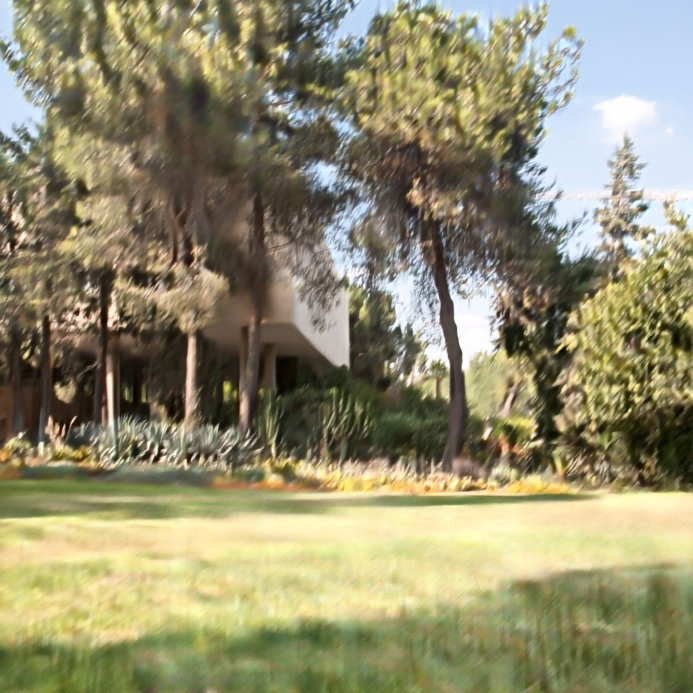
#> input picture mon_image_net.png, 1385 x 1385 px (shown at 1/2 size)
$ python -i kernel_estimation_bis.py   (imports and definitions only)
#> lines starting #> are read from the running program, lines starting #| are printed output that depends on the picture
### code_perso/tv_deconv.py
import numpy as np
from scipy.signal import convolve2d
import scipy


fft = scipy.fft.rfft2
ifft = scipy.fft.irfft2
norm = np.linalg.norm

real = np.real
sin = np.sin
conj = np.conj
pi = np.pi


def pad_images(img, pad_width):
    if img.ndim == 3 and img.shape[2] in (1, 3):
        H, W = img.shape[:2]
    else:
        H, W = img.shape
    padded_img = np.pad(img, ((pad_width, pad_width), (pad_width, pad_width), (0, 0)) if img.ndim == 3 else ((pad_width, pad_width), (pad_width, pad_width)), mode='symmetric')
    return padded_img


def unpad_images(padded_img, pad_width):
    if padded_img.ndim == 3 and padded_img.shape[2] in (1, 3):
        return padded_img[pad_width:-pad_width, pad_width:-pad_width, :]
    else:
        return padded_img[pad_width:-pad_width, pad_width:-pad_width]


def tukey_window(n, alpha=0.5):
    w = np.ones(n)
    edge = int(alpha * n / 2)
    if edge > 0:
        t = np.linspace(0, np.pi, edge)
        w[:edge] = 0.5 * (1 - np.cos(t))
        w[-edge:] = 0.5 * (1 - np.cos(t[::-1]))
    return w

def tapper(img, kernel=None, margin=None):
    if img.ndim == 3 and img.shape[2] in (1, 3):
        H, W = img.shape[:2]
    else:
        H, W = img.shape

    if margin is None:
        margin = max(8, min(H, W) // 10)

    wy = tukey_window(H, alpha=margin / H)
    wx = tukey_window(W, alpha=margin / W)
    window = np.outer(wy, wx).astype(img.dtype, copy=False)


    if kernel is None:
        return (window[..., None] * img) if img.ndim == 3 else (window * img)


    if img.ndim == 2:
        blurred = convolve2d(img, kernel, mode="same", boundary="symm")
        return window * img + (1.0 - window) * blurred
    else:

        out = np.empty_like(img)
        for c in range(img.shape[2]):
            blurred_c = convolve2d(img[:, :, c], kernel, mode="same", boundary="symm")
            out[:, :, c] = window * img[:, :, c] + (1.0 - window) * blurred_c
        return out


def sym_grad(u):
    ux = np.zeros_like(u, dtype=np.float32)
    uy = np.zeros_like(u, dtype=np.float32)

    ux[:, :-1] = u[:, 1:] - u[:, :-1]
    uy[:-1, :] = u[1:, :] - u[:-1, :]

    return ux, uy

def sym_div(px: np.ndarray, py: np.ndarray) -> np.ndarray:
    div = np.zeros_like(px, dtype=np.float32)
    div[:, 0] += px[:, 0]
    div[:, 1:] += px[:, 1:] - px[:, :-1]
    div[0, :] += py[0, :]
    div[1:, :] += py[1:, :] - py[:-1, :]
    return div


# [6 lines left out: function sym_index, not called in this run]

def extended_sym(u):
    left_right = np.concatenate((u, np.fliplr(u)), axis=1)
    return np.concatenate((left_right, np.flipud(left_right)), axis=0)


def d_prob(u, b, gamma):
    ux, uy = sym_grad(u)
    gx, gy = ux +b[0], uy + b[1]
    norm = np.sqrt(gx**2 + gy**2)
    norm_ = np.maximum(norm, 1e-8)
    scale = np.maximum(0, norm - 1/gamma)/norm_
    d = (scale * gx, scale * gy)
    return (ux, uy), (d[0].astype(np.float32, copy=False), d[1].astype(np.float32, copy=False))


def u_prob(v, fft_K, d, b, lamb, gamma, denom, fft_vext):
    N, M = v.shape
    div_db = extended_sym(sym_div(d[0] - b[0], d[1] - b[1]))
    Fphi = fft_K
    num = (lamb / gamma) * (Fphi * fft_vext) - fft(div_db)

    u_new = np.real(ifft(num / denom))
    u_new = u_new[:N, :M]
    u_new = np.clip(u_new, 0, 1)
    return u_new


def extend_kernel(K, shape):
    N, M = shape
    K_ext = np.zeros((N, M), dtype=np.float32)
    kN, kM = K.shape
    K_ext[:kN, :kM] = K
    K_ext = np.roll(K_ext, -(K.shape[0]//2), axis=0)
    K_ext = np.roll(K_ext, -(K.shape[1]//2), axis=1)
    return K_ext/np.sum(K_ext)


def tv_deconv(v, K, lam=1472, gamma = 13, max_iters = 140, tol = None, add_tapping = True):

    if add_tapping:
        v = pad_images(v, pad_width=K.shape[0]).astype(np.float32, copy=False)
        v_in = tapper(v, K)
    else:
        v_in = v

    N, M = v_in.shape
    u = np.zeros((N, M), dtype=np.float32)
    d = (np.zeros((N, M), dtype=np.float32), np.zeros((N, M), dtype=np.float32))
    b = (np.zeros((N, M), dtype=np.float32), np.zeros((N, M), dtype=np.float32))
    K_ = extend_kernel(K, (2*N, 2*M))
    fft_K = fft(K_)
    conj_fft_K = np.conj(fft_K)
    LAP = np.zeros((2*N, 2*M), dtype=np.float32)
    LAP[0, 0] = 4
    LAP[1, 0] = LAP[-1, 0] = LAP[0, 1] = LAP[0, -1] = -1
    FDelta = -np.real(fft(LAP))
    v_ext = extended_sym(v_in)
    fft_vext = fft(v_ext)
    denom = (lam / gamma) * (np.abs(fft_K) ** 2) - FDelta + 1e-8

    if tol is None:
        tol = norm(v_ext)/1e3
    c=0
    for _ in range(max_iters):
        c += 1
        u_prev = u
        u_new = u_prob(v_in,conj_fft_K, d, b, lam, gamma, denom, fft_vext=fft_vext)
        (gx, gy), d_new = d_prob(u_new, b, gamma)
        b = (b[0] + (gx - d_new[0]),
             b[1] + (gy - d_new[1]))

        if norm(u_new - u_prev) < tol:
            break

        u = u_new
        d = d_new
    if add_tapping:
        u = unpad_images(u, pad_width=K.shape[0])
    return u

### code/kernel_estimation_bis.py
from tv_deconv import tv_deconv
import numpy as np
import math
import scipy
import scipy.linalg as la

cos, sin, tan, pi, atan2 = np.cos, np.sin, np.tan, np.pi, np.arctan2

fft2 = scipy.fft.rfft2
ifft2 = scipy.fft.irfft2
real = np.real
conj = np.conj


def get_phase_alea(Mh,s=None):
    if s is None:
        s=Mh
    im=np.random.randn(Mh,Mh)
    #im[s:,:]=0
    #im[:,s:]=0
    return np.angle(np.fft.fft2(im))

def from_module_phase(module, phase):
    return np.real(np.fft.ifft2(module * np.exp(1j * phase)))

def SinglePhaseRetrieval(module,s,Mh=32,alpha=0.95,beta0=0.75,Ninner=300,known=None):
    fft2=np.fft.fft2
    ifft2=np.fft.ifft2
    phg=get_phase_alea(Mh,s)
    modg=module

    if known is None:
        known=np.ones((Mh,Mh))>0
    unknown=(np.vectorize(lambda x: not x))(known)
    modg[unknown]=0
    g=from_module_phase(modg,phg)

    for m in range(Ninner):

        beta=beta0+(1-beta0)*(1-np.exp(-(m/7)**3))
        module_for_reconst=modg.copy()
        module_for_reconst[known]=(alpha*module+(1-alpha)*modg)[known]
        gp=from_module_phase(module_for_reconst,phg)
        mask=(2*gp<g)
        mask[s:,:]=True
        mask[:,s:]=True
        g[mask]=beta*g[mask]+(1-2*beta)*gp[mask]
        invmask=(np.vectorize(lambda x: not x))(mask)
        g[invmask]=gp[invmask]
        fg=fft2(g)
        phg=np.angle(fg)
        modg=abs(fg)
    g[g<0]=0
    g[s:,:]=0
    g[:,s:]=0
    g=g/g.sum()
    g[g<(1/255)]=0
    g/=g.sum()
    return g[:s,:s]

def Dx_Dy(im):
    """ Renvoie deux images de la même taille que im. im est une image en
    niveaux de gris.
    Ce sont les dérivées suivant x et suivant y en utilisant le noyau
    dérivateur spécial """
    d=np.asarray([3,-32,168,-672,0,672,-168,32,-3])/840
    d=d.reshape((1,-1))
    Dx=scipy.signal.convolve2d(im, d,mode='same',boundary='symm')
    Dy=scipy.signal.convolve2d(im, d.T,mode='same',boundary='symm')
    return (Dx,Dy)


def entre_Mpi2_pi2(x):
    pi=np.pi
    y=x%pi
    if y>=pi/2:
        y-=pi
    return y

def liste_thetas_depuis_spectre(N):
    """ Renvoies la liste des thetas telles que pour tout point du
    spectre discret de taille NxN corresponde un angle"""
    if N%2==0:
        tmp=np.concatenate((np.arange(0,N//2+1),np.arange(-N//2+1,0)))
    else:
        tmp=np.concatenate((np.arange(0,(N+1)//2),np.arange(-(N-1)//2,0)))
    tmp=tmp.astype(int)
    X,Y=np.meshgrid(tmp,tmp) # carte des fréquences
    pi=np.pi
    Xs=X.reshape(-1)
    Ys=Y.reshape(-1)
    lt=[]
    c=0
    for k in range(len(Xs)):
        if Xs[k]>=0 and np.gcd(Xs[k],Ys[k])==1:
            c+=1
            an=math.atan2(Ys[k],Xs[k])
            lt.append(entre_Mpi2_pi2(an))
    lt=np.asarray(list(set(lt))) #unique
    lt=np.sort(lt)
    surech=0*lt
    for k in range(len(lt)):
        an=lt[k]
        if abs(an)<pi/4:
            surech[k]=1/cos(abs(an))
        else:
            surech[k]=1/sin(abs(an))
    return lt,surech

# [44 lines left out: function projections_rapide_shear, not called in this run]

def projections_rapide_gradient_shear(DDx,DDy,DDxy,DDyx,thetas,demitaille):
    """ utile les intercorralations de Dx,Dy avec eux même pour calculer
    les projections des autocorrelations du noyau
    """

    L=len(thetas)
    cs=cos(thetas)
    ss=sin(thetas)
    cs2=cs**2
    ss2=ss**2
    csss=cs*ss
    ccs=cs.copy()
    css=ss.copy()
    # modification pour tenir compte du shear
    for m in range(len(thetas)):
        t=thetas[m]
        if abs(t)<=pi/4:
            ccs[m]=1
            css[m]=tan(t)
        else:
            css[m]=1
            ccs[m]=cos(t)/sin(t)


    M,N=DDx.shape
    T=M+N+4
    #le pixel central tombe toujours au même endroit
    poscentre=(T)//2
    kc=M//2
    lc=N//2

    out=np.zeros((L,T))
    outs1=out.reshape(-1)
    vals=np.zeros(L)
    Ls=(T*np.arange(0,L)).astype(int)
    for k in range(M):
        print(k/M*100,'%',end='\r')
        for l in range(N):
            pos=np.round(ccs*(l-lc)+css*(k-kc)).astype(int)+poscentre
            if max(pos)>T-1:
                print('offenders',k,l)
            #print("debug", k,l,DDx.shape)
            vals[:]=cs2*DDx[k,l]+ss2*DDy[k,l]+csss*(DDxy[k,l]+DDyx[k,l])
            #if vals[0]!=DDy[k,l]:
            #    print('Houston we have a problem',k,l,vals[0],DDy[k,l],cs2[0],ss2[0],csss[0])
            outs1[Ls+pos]+=vals
    return (out[:,poscentre-demitaille:poscentre+demitaille+1])

def next_power_2(T):# renvoie la puissance de deux immédiatement supérieure
    return int(2**(np.floor(np.log(T)/np.log(2))+1))

def decoupe(X,A): #decoupe une partie de tableau et la fftshift
    out1=np.concatenate((X[:A+1,-A:],X[:A+1,:A+1]),axis=1)
    out2=np.concatenate((X[-A:,-A:],X[-A:,:A+1]),axis=1)
    out=np.concatenate((out2,out1),axis=0)
    return out
def calcul_correlations_initiales(img,thetas,p):
    """ estime l'autocorrelation du noyau à partir du gradient de l'image
    La deconvolution et le filtrage median sont fait ailleurs"""


    (Dx,Dy)=Dx_Dy(img)
    # calcul des trois correlations
    (a,b)=Dx.shape
    A=next_power_2(2*a)
    B=next_power_2(2*b)
    fDx=fft2(Dx,(A,B))
    fDy=fft2(Dy,(A,B))
    DDx=real(ifft2(abs(fDx)**2))
    DDy=real(ifft2(abs(fDy)**2))
    DDxy= real(ifft2(fDx*conj(fDy)))
    DDyx= real(ifft2(fDy*conj(fDx)))
    DDx=decoupe(DDx,2*p)
    DDy=decoupe(DDy,2*p)
    DDxy=decoupe(DDxy,2*p)
    DDyx=decoupe(DDyx,2*p)


    out=projections_rapide_gradient_shear(DDx,DDy,DDxy,DDyx,thetas,2*p)
    return out


def deconv_intrinsic_blur(corr, alpha=2.1, lam=1e-2):
    _, qp1 = corr.shape
    M = np.zeros((qp1, qp1))
    for k in range(qp1):
        for l in range(qp1):
            M[k,l] = 1.0 / ((abs(k-l)+1)**alpha)
    M /= M[0,:].sum()
    # résoudre (M + λI) x = y, plus stable que inv(M) @ y
    A = M + lam*np.eye(qp1)
    deconv = la.solve(A, corr.T, assume_a='pos', check_finite=False).T

    poscentre = qp1//2
    bad = (deconv[:, poscentre-2:poscentre+2].min(axis=1) < 0)
    deconv[bad] = corr[bad]           # fallback comme avant
    deconv[~bad] = np.maximum(deconv[~bad], 0)  # coupe les petits négatifs résiduels
    return deconv


def initial_support_estimation(tab_corrs,centre,thetas,kappa=30):
    tab_interet=tab_corrs[:,centre:]
    sprime=tab_interet.argmin(axis=1)
    s=(tab_interet.shape[1]-1)*np.ones(tab_interet.shape[0])
    for k in range(tab_interet.shape[0]):
        if sprime[k]<s[k]:
            s[k]=sprime[k]
            for m in range(tab_interet.shape[0]):
                s[m]=min(s[m],\
                                   sprime[k]+\
                                       kappa*abs(thetas[m]-thetas[k]))
    return s

def Estimate_h_correlations(tab_corrs,supports):
    """ si le support est connu, on met à zéro tout ce qui dépasse.
       on enleve R[s] à tout le monde
       on normalise à somme 1"""
    centre=tab_corrs.shape[1]//2
    new_corrs=tab_corrs.copy()
    for k in range(new_corrs.shape[0]):
        sint=int(np.round(supports[k]))
        new_corrs[k,:]-=new_corrs[k,centre+sint]
        new_corrs[k,:centre-sint+1]=0
        new_corrs[k,centre+sint:]=0
        new_corrs[new_corrs<0]=0
        new_corrs[k,:]/=(new_corrs[k,:]).sum()
    # filtrage median circulaire
    taille=int(np.ceil(new_corrs.shape[0]**0.5))
    out=np.zeros(new_corrs.shape)
    #taille=0 # supprier le filtrage
    for k in range(new_corrs.shape[0]):
        if k-taille<0:
            tabmed=np.concatenate((new_corrs[:k+taille,:],new_corrs[k-taille:,:]),axis=0)
        elif k+taille+1>new_corrs.shape[0]:
            tabmed=np.concatenate((new_corrs[k-taille:,:],\
                                   new_corrs[:((k+taille+1)%new_corrs.shape[0]),:]),axis=0)
        else:
            tabmed=new_corrs[k-taille:k+taille+1,:]
        out[k,:]=np.median(tabmed,axis=0)
    return out


# [22 lines left out: function Restimation_supports_noyau, not called in this run]


def calcul_indices_passage_corr_power_spectrum_kernel(N,sc,thetas):
    """Calcule des indices tels que
     f=fft_corr[indices]
     donnera dans f le power spectrum de taille NxN en shape (-1)
     du noyau. fft_corr est la trasnformée de Fourier des correlations
     (en shape(-1)).
     sc est un couple
     thetas sont les angles choisis pour la correlation
     Ce calcul d'indices est fait une fois pour toute pour tous les calculs.
     N : fft2 du noyau doit etre de forme carree NxN
    """


    _,w=sc

    if N%2==0:
        tmp=np.concatenate((np.arange(0,N//2+1),np.arange(-N//2+1,0)))
    else:
        tmp=np.concatenate((np.arange(0,(N+1)//2),np.arange(-(N-1)//2,0)))
    [XX,YY]=np.meshgrid(tmp/N,tmp/N) # les frequences
    #angle=np.empty(XX.shape,dtype=np.float32)
    numligne=np.empty(XX.shape,dtype=int)
    posdansligne=np.empty(XX.shape,dtype=int)
    indexs=np.zeros(N*N,dtype=int)
    for k in range(XX.shape[0]):
        for l in range(XX.shape[1]):
            angle=entre_Mpi2_pi2( atan2(YY[k,l],XX[k,l]))
            # [4 lines of commented-out code are left out]
            numligne[k,l]=abs(thetas-angle).argmin()
            #if abs(thetas-angle).min()>0.001:
            #    print ('probleme')
            d=(XX[k,l]**2+YY[k,l]**2)**0.5
            if abs(thetas[numligne[k,l]])<pi/4:
                maxd=1/cos(abs(thetas[numligne[k,l]]))
            else:
                maxd=1/sin(abs(thetas[numligne[k,l]]))
            posdansligne[k,l]=min(int(np.round(d/maxd*w)),w//2)

            indexs[k*N+l]=numligne[k,l]*w+posdansligne[k,l]
    return indexs,numligne,posdansligne

def spectre_puissance_depuis_corrs(tab_corrs, N, indexs):
    """ Transforme des corrélations en spectre de puissance (NxN)
        en utilisant des indices précalculés : indexs doit pointer
        dans un tableau aplati de taille h*w.
    """
    h, w = tab_corrs.shape
    center = (w - 1) // 2

    # zero-padding / recentrage sur largeur w (PAS N)
    tmp = np.zeros((h, w))
    tmp[:, :center+1] = tab_corrs[:, center:]     # [centre..fin] → début
    tmp[:, -center:]  = tab_corrs[:, :center]     # [0..centre-1] → fin

    # FFT 1D sur l’axe des colonnes (longueur = w)
    fcorr = np.fft.fft(tmp, axis=1)               # shape = (h, w)

    out = np.zeros((N, N))

    # Aplats & sécurités
    fcorrs1 = fcorr.reshape(-1, order='C')        # taille = h*w
    outs1   = out.reshape(-1,   order='C')        # taille = N*N

    # Garde-fous utiles
    assert indexs.dtype.kind in 'iu', "indexs doit être entier"
    assert indexs.size == outs1.size, f"indexs.size={indexs.size} != N*N={N*N}"
    assert indexs.max() < fcorrs1.size, f"indexs.max()={indexs.max()} >= h*w={h*w}"

    outs1[:] = np.real(fcorrs1[indexs])
    outs1[outs1 < 0] = 0
    return out

def convol_carre(im,taille):
    """covole tres rapidement contre un carre"""
    im=im.cumsum(axis=0)
    im=im[taille:,:]-im[:-taille,:]
    im=im.cumsum(axis=1)
    im=im[:,taille:]-im[:,:-taille]
    return im

def calcul_variances_patchs(img,taille):
    """Renvoie une image des variances des patchs de taille=taille X taille
    La sortie de cette fonction permet de trouver dez petites zones dans
    l'image sur lesquels tester la deconvolution"""
    imgmoy=convol_carre(img,taille)/(taille**2)
    imgvar=convol_carre(img**2,taille)
    imgvar=imgvar-(imgmoy**2)*(taille**2)
    return imgvar

def Propose_patch_haute_variance(Varianceimage,img,taille):
    h,w=Varianceimage.shape
    xs=np.random.randint(0,high=w,size=10)
    ys=np.random.randint(0,high=h,size=10)
    pos=Varianceimage.reshape(-1)[xs+ys*w].argmax()
    print(xs[pos],ys[pos])
    return img[ys[pos]:ys[pos]+taille,xs[pos]:xs[pos]+taille].copy()

def score_restau(im): # utilisée pour comparer des resultats de deconvolution
    # entre eux.
    dx=im[:-1,1:]-im[:-1,:-1]
    dy=im[1:,:-1]-im[:-1,:-1]
    n=((dx**2)+(dy**2))**0.5
    return n.sum()/(((n**2).sum())**0.5)


def estime_noyau(img,p=25,Nouter=3,Ntries=30,Ninner=300,\
                 verbose=True):
    taille_patch=150
    imgvars=calcul_variances_patchs(img,taille_patch)
    Nspectrenoyau=4*p+1
    thetas,_=liste_thetas_depuis_spectre(Nspectrenoyau)
    Nthetas=thetas.shape[0]
    indexs,_,_=calcul_indices_passage_corr_power_spectrum_kernel(Nspectrenoyau,(Nthetas,4*p+1),thetas)
    #calcul des autocorrelations de projections du gradient suivant theta
    # sur l'axe theta
    cinit=calcul_correlations_initiales(img,thetas,p)
    # Deconvoluer légèrement les autocorrélations pour suppprimer un
    # "flou intrinsèque
    cdeconv=deconv_intrinsic_blur(cinit)
    # Calcul des supports initiaux
    supports=initial_support_estimation(cdeconv,2*p,thetas,kappa=30)
    # En déduire les autocorrélations puis le spectre de puissance de h
    hpower=Estimate_h_correlations(cdeconv,supports)
    H2=spectre_puissance_depuis_corrs(hpower,Nspectrenoyau,indexs)
    # if verbose:
    #     viewimage(fftshift(H2),titre='densite_spectrale_de_puissance')
    #     g=SinglePhaseRetrieval(H2, p,Mh=Nspectrenoyau,Ninner=Ninner)
    #     viewimage(g,titre='premier_noyau_estime')
    #     print('temps totale de la première phase', time.time()-t0)
    # boucle pour affiner le noyau
    # Seul le support induit par le noyau amélioré est utilisé.
    # On suppose que trois itération de cette boucle suffisent pour atteindre
    # l'optimum de ce que peut faire la méthode
    # on va quand meme stocker tous les trois noyaux dans une liste
    gbests=[]
    for m in range(Nouter):
        new_corrs=Estimate_h_correlations(cdeconv,supports)
        H2=spectre_puissance_depuis_corrs(new_corrs,Nspectrenoyau,indexs)
        cbest=None
        P=Propose_patch_haute_variance(imgvars,img,taille_patch)
        for k in range(Ntries):
            if verbose:
                print('boucle numéro',m, 'essai',k, 'sur ', Ntries)
            g=SinglePhaseRetrieval(abs(H2)**0.5,p,Mh=Nspectrenoyau)
            if (p//2)*2==p:

                gdeconv=np.zeros((p+1,p+1))
                gdeconv[:p,:p]=g
            else:
                gdeconv=g

            tmpim=tv_deconv(P,gdeconv, lam=1000,gamma=5,max_iters=40)[0]
            c=score_restau(tmpim)

            if verbose:
                print('score',c)
            if cbest is None or c<cbest:
                gbest=g.copy()
                cbest=c
            g=np.fliplr(np.flipud(g))
            if (p//2)*2==p:
                gdeconv=np.zeros((p+1,p+1))
                gdeconv[:p,:p]=g
            else:
                gdeconv=g

            tmpim=tv_deconv(P,gdeconv,lam=1000,gamma=5,max_iters=40)[0]
            c=score_restau(tmpim)
            if verbose:
                print('score flip',c)
            if c<cbest:
                gbest=g.copy()
                cbest=c
        supports=Restimation_supports_noyau(gbest,p,thetas,ratio=0.05)
        # if verbose:
        #     viewimage(gbest,titre='tentative'+str(m))
        #     print('temps total de la boucle numéro',m ,'est ',time.time()-t0)
        gbests.append(gbest)
    return gbest,gbests


# [15 lines left out: function centrer_le_noyau, not called in this run]

>>> import cv2
>>> picture = cv2.imread('../mon_image_net.png', cv2.IMREAD_GRAYSCALE)
#> picture: shape (1385, 1385); min 2, max 255, mean 138.8
>>> result = estime_noyau(picture)
#> in calcul_variances_patchs, `imgvar=imgvar-(imgmoy**2)*(taille**2)`:
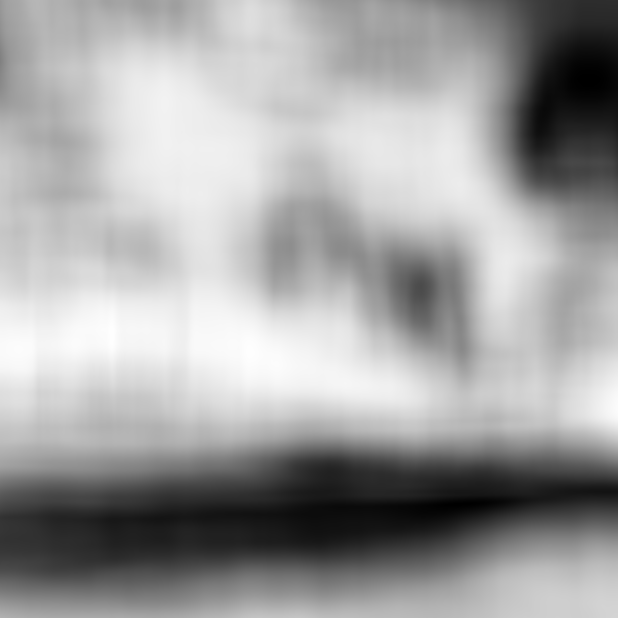
#> imgvar: shape (1235, 1235) float64 (shown at 1/2 size); min -1.21e+09, max -46911724.9, mean -474092097.4; drawn with min black and max white
#> in Dx_Dy, `Dy=scipy.signal.convolve2d(im, d.T,mode='same',boundary='symm')`:
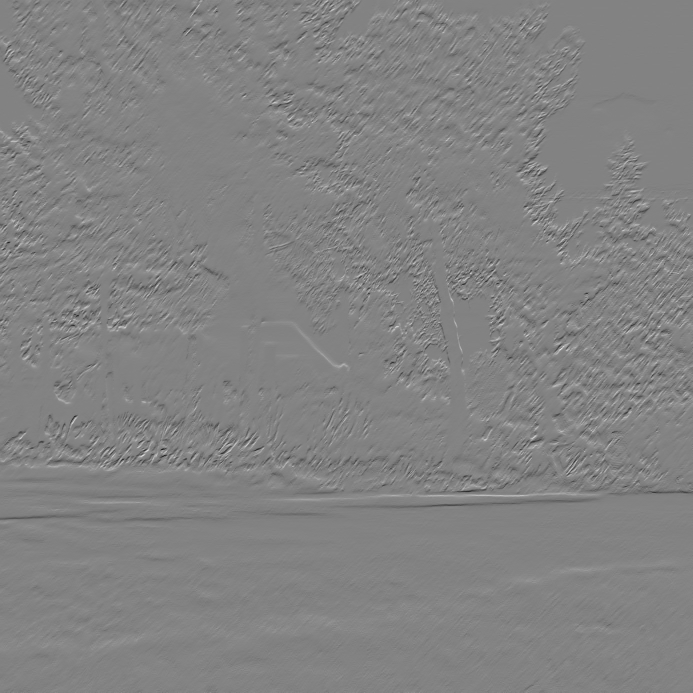
#> Dy: shape (1385, 1385) float64 (shown at 1/2 size); min -85.43, max 81.41, mean 0; drawn with min black and max white
#> call 3 of decoupe, with A = 50
#> in decoupe (call 3), `out=np.concatenate((out2,out1),axis=0)`:
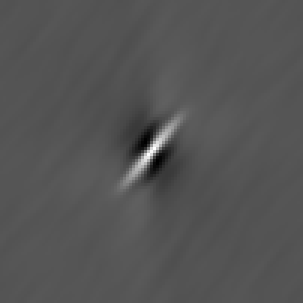
#> out: shape (101, 101) float64 (shown 3 times larger); min -21054265.9, max 42051343.6, mean -34158.1; drawn with min black and max white
#> after the loop in projections_rapide_gradient_shear, `for k in range(M):`: vals = 3096 values, max 109406.8 at index 590, min -632952.2 at index 2138, mean -261772.7
#> in initial_support_estimation, `sprime=tab_interet.argmin(axis=1)`: sprime = 3096 values, max 28 at index 1161, min 3 at index 1983, mean 9.73
#> after the loop in initial_support_estimation, `for k in range(tab_interet.shape[0]):`: s = 3096 values, max 16.64 at index 774, min 3 at index 1983, mean 9.11
#> in estime_noyau, `supports=initial_support_estimation(cdeconv,2*p,thetas,kappa=30)`: supports has the same summary as s in initial_support_estimation
#> the loop in Estimate_h_correlations, `for k in range(new_corrs.shape[0]):` made 3096 passes
#> sint on passes 1 to 3: 10, 10, 10
#> in Estimate_h_correlations, `taille=int(np.ceil(new_corrs.shape[0]**0.5))`: taille = 56
#> the loop in Estimate_h_correlations, `for k in range(new_corrs.shape[0]):` made 3096 passes
#> pass 1, in Estimate_h_correlations, `tabmed=np.concatenate((new_corrs[:k+taille,:],new_corrs[k-taille:,:]),..`:
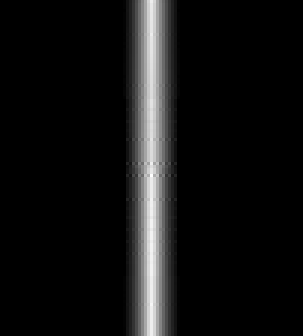
#> tabmed: shape (112, 101) float64 (shown 3 times larger); min 0, max 0.139, mean 0.0099; drawn with min black and max white
#> the loop in estime_noyau, `for m in range(Nouter):` made 1 pass
#> (taille in Estimate_h_correlations, pos in Propose_patch_haute_variance) on pass 1: (56, 1)
#| 559 705
#> pass 1, in estime_noyau, `P=Propose_patch_haute_variance(imgvars,img,taille_patch)`:
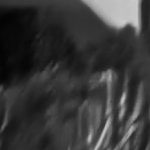
#> P: shape (150, 150); min 3, max 203, mean 56.2
#> pass 1, in SinglePhaseRetrieval, `g=g/g.sum()`:
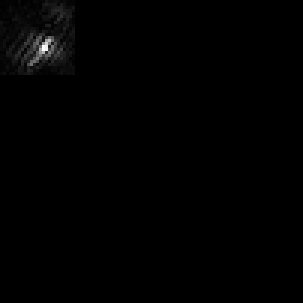
#> g: shape (101, 101) float64 (shown 3 times larger); min 0, max 0.0171, mean 9.8e-05; drawn with min black and max white
#> after the loop in estime_noyau, `for m in range(Nouter):`:
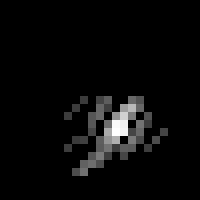
#> gdeconv: shape (25, 25) float64 (shown 8 times larger); min 0, max 0.0429, mean 0.0016; drawn with min black and max white
#> after the loop in estime_noyau, `for m in range(Nouter):`: gbests = []
#> (the run stopped early here; a loop or call above may not have finished)
